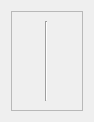
<?xml version="1.0" encoding="UTF-8"?>
<ui version="4.0">
 <class>TimelineHeaderWidget_ContentsCollapsed</class>
 <widget class="QWidget" name="TimelineHeaderWidget_ContentsCollapsed">
  <property name="geometry">
   <rect>
    <x>0</x>
    <y>0</y>
    <width>94</width>
    <height>122</height>
   </rect>
  </property>
  <property name="sizePolicy">
   <sizepolicy hsizetype="Preferred" vsizetype="Expanding">
    <horstretch>0</horstretch>
    <verstretch>0</verstretch>
   </sizepolicy>
  </property>
  <property name="windowTitle">
   <string>TimelineHeaderWidget_ContentsCollapsed</string>
  </property>
  <layout class="QVBoxLayout" name="verticalLayout">
   <item>
    <widget class="QFrame" name="frame">
     <property name="frameShape">
      <enum>QFrame::StyledPanel</enum>
     </property>
     <property name="frameShadow">
      <enum>QFrame::Raised</enum>
     </property>
     <layout class="QHBoxLayout" name="horizontalLayout">
      <item>
       <widget class="Line" name="line">
        <property name="orientation">
         <enum>Qt::Vertical</enum>
        </property>
       </widget>
      </item>
     </layout>
    </widget>
   </item>
  </layout>
 </widget>
 <resources/>
 <connections/>
</ui>
